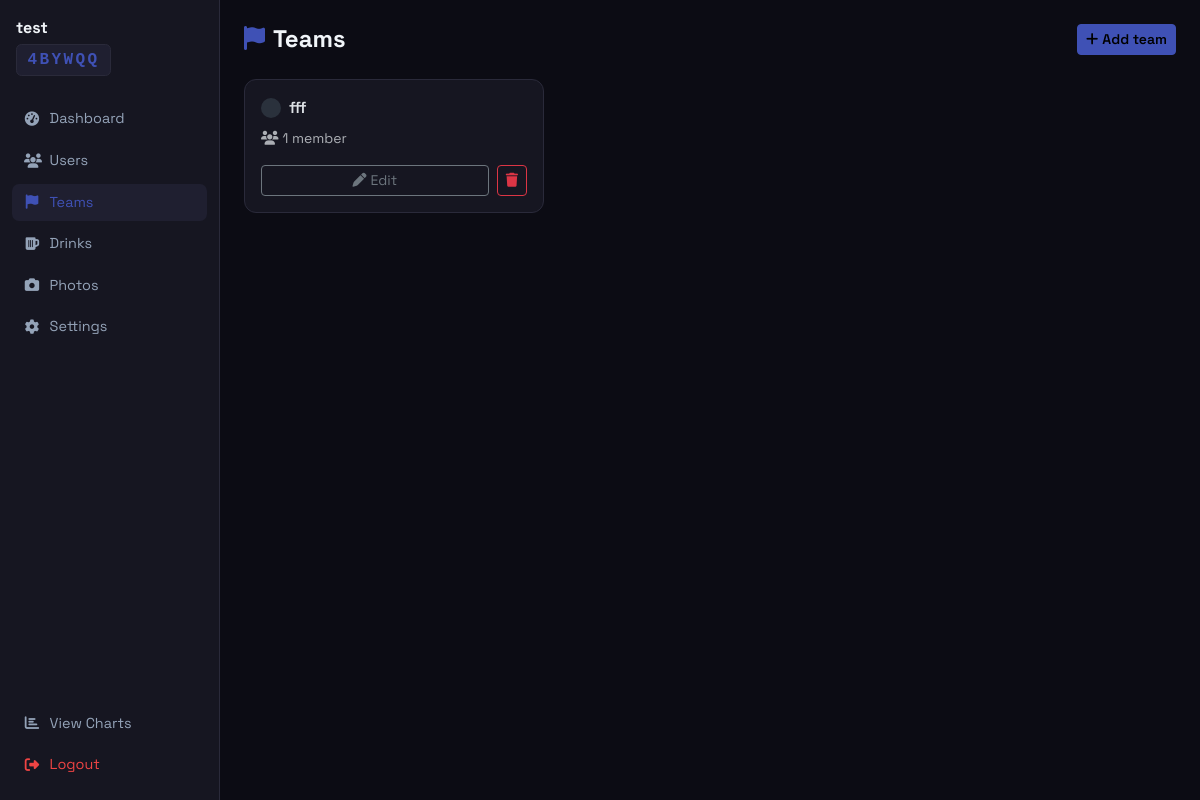
Page /admin/4BYWQQ/teams (signed in) on the committed database.
### models.py (models this page shows, shortened)
class DrinkSession(db.Model):
    __tablename__ = 'drink_session'
    id             = db.Column(db.Integer,    primary_key=True)
    code           = db.Column(db.String(6),  unique=True, nullable=False, index=True)
    name           = db.Column(db.String(100), nullable=False)
    chart_title    = db.Column(db.String(140), nullable=True)
    drink_label    = db.Column(db.String(60),  nullable=True)
    vomit_enabled  = db.Column(db.Boolean,    default=True, nullable=True)
    password_hash  = db.Column(db.String(256), nullable=False)
    is_open        = db.Column(db.Boolean,    default=True,  nullable=False)
    created_at     = db.Column(db.DateTime,   default=datetime.utcnow, nullable=False)
    users  = db.relationship('User',  back_populates='session', cascade='all, delete-orphan')
    teams  = db.relationship('Team',  back_populates='session', cascade='all, delete-orphan')
    drinks = db.relationship('Drink', back_populates='session', cascade='all, delete-orphan')

class Team(db.Model):
    __tablename__ = 'team'
    id         = db.Column(db.Integer,   primary_key=True)
    session_id = db.Column(db.Integer,   db.ForeignKey('drink_session.id'), nullable=False)
    name       = db.Column(db.String(80), nullable=False)
    color      = db.Column(db.String(7),  nullable=False, default='#3b82f6')
    session = db.relationship('DrinkSession', back_populates='teams')
    users   = db.relationship('User', back_populates='team')
    __table_args__ = (
        db.UniqueConstraint('session_id', 'name', name='uq_team_name_per_session'),
    )

### blueprints/admin.py (the view)
@admin_bp.route('/<code>/teams')
@session_admin_required
def teams(code):
    ds        = DrinkSession.query.filter_by(code=code).first()
    all_teams = Team.query.filter_by(session_id=ds.id).all()
    for t in all_teams:
        t.member_count = User.query.filter_by(team_id=t.id).count()
    return render_template('admin/teams.html', ds=ds, teams=all_teams)

### blueprints/admin.py (called while the page is built)
def session_admin_required(f):
    @wraps(f)
    def decorated(*args, **kwargs):
        code = kwargs.get('code', '')
        if session.get('superadmin'):
            return f(*args, **kwargs)
        if session.get('session_admin', {}).get('code') != code:
            return redirect(url_for('admin.login', code=code))
        return f(*args, **kwargs)
    return decorated

### templates/admin/teams.html (shortened to what this page needs)
{% extends 'admin/base.html' %}
{% block content %}
<div class="d-flex align-items-center justify-content-between mb-4">
    <h4 class="fw-bold mb-0"><i class="fas fa-flag text-amber me-2"></i>Teams</h4>
    <button class="btn btn-amber btn-sm" data-bs-toggle="modal" data-bs-target="#createTeamModal">
        <i class="fas fa-plus me-1"></i>Add team
    </button>
</div>
<div class="row g-3">
    {% for t in teams %}
    <div class="col-sm-6 col-md-4">
        <div class="card p-3">
            <div class="d-flex align-items-center gap-2 mb-2">
                <div style="width:20px; height:20px; border-radius:50%; background:{{ t.color }}; flex-shrink:0;"></div>
                <span class="fw-semibold flex-grow-1">{{ t.name }}</span>
            </div>
            <div class="text-muted small mb-3">
                <i class="fas fa-users me-1"></i>{{ t.member_count }} member{{ '' if t.member_count == 1 else 's' }}
            </div>
            <div class="d-flex gap-2">
                <button class="btn btn-sm btn-outline-secondary flex-grow-1"
                        onclick="openEditTeam({{ t.id }},'{{ t.name }}','{{ t.color }}')">
                    <i class="fas fa-pen me-1"></i>Edit
                </button>
                <button class="btn btn-sm btn-outline-danger"
                        onclick="deleteTeam({{ t.id }},'{{ t.name }}')">
                    <i class="fas fa-trash"></i>
                </button>
            </div>
        </div>
    </div>
    {% else %}
    <div class="col-12">
        <div class="card p-4 text-center text-muted">No teams yet. Create one to organise participants.</div>
    </div>
    {% endfor %}
</div>
{% endblock %}

### templates/admin/base.html (shortened to what this page needs)
<!DOCTYPE html>
<html lang="en" data-bs-theme="dark">
<head>
    <link rel="stylesheet" href="https://cdn.jsdelivr.net/npm/bootstrap@5.3.3/dist/css/bootstrap.min.css">
    <link rel="stylesheet" href="https://cdnjs.cloudflare.com/ajax/libs/font-awesome/6.5.2/css/all.min.css">
    <link rel="stylesheet" href="{{ url_for('static', filename='style.css') }}">
</head>
<body>
<div class="d-flex" style="min-height: 100vh;">
    {% if ds is defined %}
    <aside class="admin-sidebar d-none d-md-flex">
        <div class="mb-4 px-1">
            <div class="fw-bold text-truncate">{{ ds.name }}</div>
            <div class="mt-1"><span class="session-code">{{ ds.code }}</span></div>
        </div>
        <nav class="d-flex flex-column gap-1 flex-grow-1">
            <a href="{{ url_for('admin.dashboard', code=ds.code) }}"
               class="admin-nav-link {% if request.endpoint == 'admin.dashboard' %}active{% endif %}">
                <i class="fas fa-gauge-high"></i> Dashboard
            </a>
            <a href="{{ url_for('admin.users', code=ds.code) }}"
               class="admin-nav-link {% if request.endpoint == 'admin.users' %}active{% endif %}">
                <i class="fas fa-users"></i> Users
            </a>
            <a href="{{ url_for('admin.teams', code=ds.code) }}"
               class="admin-nav-link {% if request.endpoint == 'admin.teams' %}active{% endif %}">
                <i class="fas fa-flag"></i> Teams
            </a>
            <a href="{{ url_for('admin.drinks', code=ds.code) }}"
               class="admin-nav-link {% if request.endpoint == 'admin.drinks' %}active{% endif %}">
                <i class="fas fa-beer-mug-empty"></i> Drinks
            </a>
            <a href="{{ url_for('admin.photos', code=ds.code) }}"
               class="admin-nav-link {% if request.endpoint == 'admin.photos' %}active{% endif %}">
                <i class="fas fa-camera"></i> Photos
            </a>
            <a href="{{ url_for('admin.settings', code=ds.code) }}"
               class="admin-nav-link {% if request.endpoint == 'admin.settings' %}active{% endif %}">
                <i class="fas fa-gear"></i> Settings
            </a>
        </nav>
        <div class="d-flex flex-column gap-1">
            <a href="{{ url_for('public.chart', code=ds.code) }}"
               class="admin-nav-link" target="_blank">
                <i class="fas fa-chart-bar"></i> View Charts
            </a>
            <a href="{{ url_for('admin.logout', code=ds.code) }}"
               class="admin-nav-link danger">
                <i class="fas fa-right-from-bracket"></i> Logout
            </a>
        </div>
    </aside>
    {% endif %}
    <div class="flex-grow-1 overflow-auto" style="background: var(--bg-base);">
        <div class="p-4">
            {% block content %}{% endblock %}
        </div>
    </div>
</div>
</body>
</html>

### static/style.css (style rules this page uses)
:root { --amber: #3f51b5; --amber-light: #5c6bc0; --amber-dark: #303f9f; --bg-base: #0c0c14; --bg-surface: #161621; --bg-elevated: #1f1f30; --border: #2a2a3a; --text-muted: #64748b; }
body { background-color: var(--bg-base); color: #f1f5f9; font-family: 'Space Grotesk', system-ui, -apple-system, BlinkMacSystemFont, sans-serif; }
.btn-amber { background-color: var(--amber); border-color: var(--amber); color: #000; font-weight: 600; }
.text-amber { color: var(--amber) !important; }
.card { background-color: var(--bg-surface); border: 1px solid var(--border); border-radius: 0.75rem; }
.admin-sidebar { width: 220px; min-height: 100vh; background-color: var(--bg-surface); border-right: 1px solid var(--border); flex-shrink: 0; display: flex; flex-direction: column; padding: 1rem 0.75rem; }
.admin-nav-link { display: flex; align-items: center; gap: 0.6rem; padding: 0.5rem 0.75rem; border-radius: 0.45rem; color: #94a3b8; text-decoration: none; font-size: 0.9rem; transition: color 0.12s, background-color 0.12s; }
.admin-nav-link i { width: 1rem; text-align: center; }
.admin-nav-link:hover, .admin-nav-link.active { color: var(--amber); background-color: var(--bg-elevated); }
.admin-nav-link.danger { color: #ef4444; }
.session-code { font-family: 'Courier New', Courier, monospace; font-weight: 700; font-size: 1rem; color: var(--amber); background-color: var(--bg-elevated); border: 1px solid var(--border); padding: 0.2rem 0.65rem; border-radius: 0.35rem; letter-spacing: 0.15em; display: inline-block; }

### rows in the picture
DrinkSession: name "test", code "4BYWQQ"
Team: name "fff", member_count "1"
